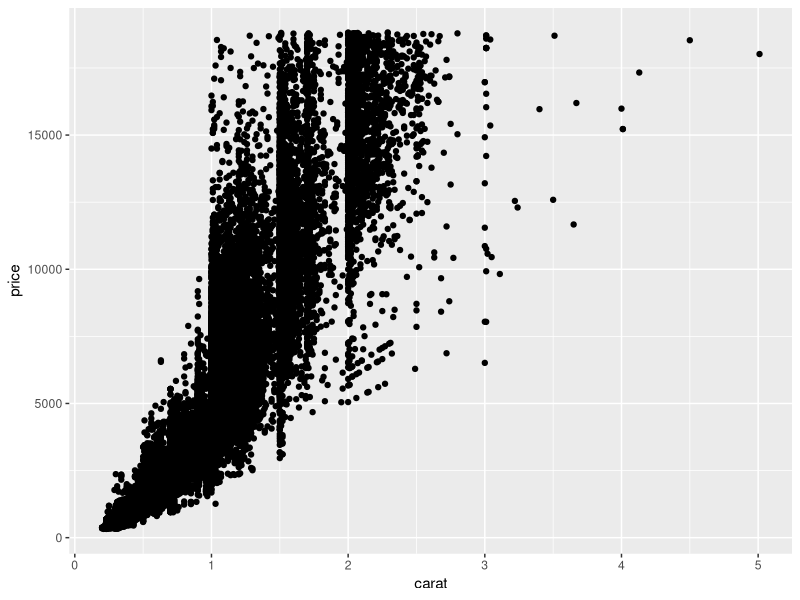
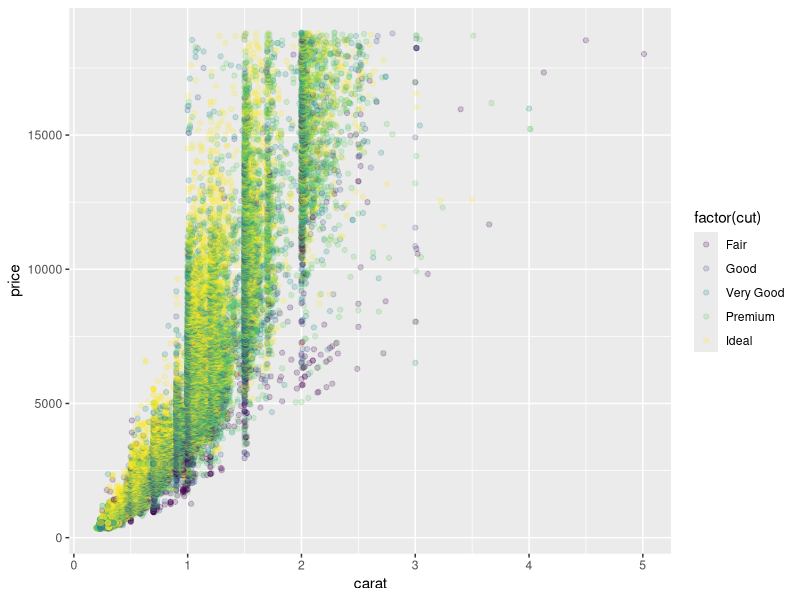

These charts were generated, in order, by the following R code:
## ---- chunk 1
library(tidyverse)
# knitr options
knitr::opts_chunk$set(echo = TRUE)
## ---- chunk 2
summary(diamonds)
## ---- chunk 3
## TODO: Complete this code
diamonds %>%
  ggplot(aes(carat, price)) +
  geom_point()
## ---- chunk 4
## TODO: Complete this code
diamonds %>% 
  ggplot(aes(carat, price)) +
  geom_point(aes(color = factor(cut)), alpha = 0.2)

